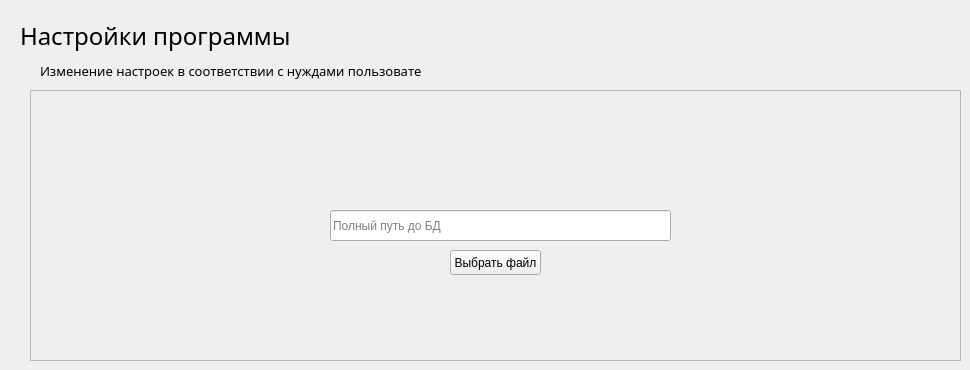
    <widget class="QWidget" name="settings_page">
     <widget class="QLabel" name="settings_program_title">
      <property name="geometry">
       <rect>
        <x>20</x>
        <y>10</y>
        <width>281</width>
        <height>51</height>
       </rect>
      </property>
      <property name="font">
       <font>
        <family>Bahnschrift Light</family>
        <pointsize>18</pointsize>
       </font>
      </property>
      <property name="text">
       <string>Настройки программы</string>
      </property>
     </widget>
     <widget class="QLabel" name="settings_program_subtitle">
      <property name="geometry">
       <rect>
        <x>40</x>
        <y>60</y>
        <width>381</width>
        <height>21</height>
       </rect>
      </property>
      <property name="font">
       <font>
        <family>Bahnschrift Light</family>
        <pointsize>10</pointsize>
       </font>
      </property>
      <property name="text">
       <string>Изменение настроек в соответствии с нуждами пользователя</string>
      </property>
     </widget>
     <widget class="QFrame" name="settings_program_frame">
      <property name="geometry">
       <rect>
        <x>30</x>
        <y>90</y>
        <width>931</width>
        <height>271</height>
       </rect>
      </property>
      <property name="frameShape">
       <enum>QFrame::StyledPanel</enum>
      </property>
      <property name="frameShadow">
       <enum>QFrame::Raised</enum>
      </property>
      <widget class="QPushButton" name="path_db_button">
       <property name="geometry">
        <rect>
         <x>420</x>
         <y>160</y>
         <width>91</width>
         <height>25</height>
        </rect>
       </property>
       <property name="text">
        <string>Выбрать файл</string>
       </property>
      </widget>
      <widget class="QLineEdit" name="path_db_line">
       <property name="geometry">
        <rect>
         <x>300</x>
         <y>120</y>
         <width>341</width>
         <height>31</height>
        </rect>
       </property>
       <property name="readOnly">
        <bool>false</bool>
       </property>
       <property name="placeholderText">
        <string>Полный путь до БД</string>
       </property>
      </widget>
      <widget class="QLabel" name="db_icon">
       <property name="geometry">
        <rect>
         <x>450</x>
         <y>70</y>
         <width>41</width>
         <height>41</height>
        </rect>
       </property>
       <property name="text">
        <string/>
       </property>
       <property name="pixmap">
        <pixmap>../../icons/sql-server.png</pixmap>
       </property>
       <property name="scaledContents">
        <bool>true</bool>
       </property>
      </widget>
     </widget>
    </widget>
